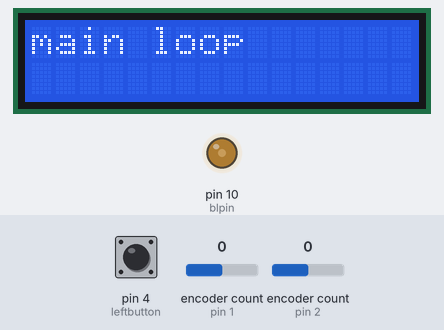
Simulated run of this sketch. Board: Arduino Uno, built with avr-gcc and run on an emulated ATmega328P. On the bench: 16×2 character LCD, output pins drawn as LEDs (lit = HIGH). The test bench sets the inputs (shaded band); at power-on: pin 4 (leftbutton) HIGH, encoder count (sensors on pin 1, pin 2) 0.

Above: at 1.2 s.
1.3 s: pin 4 (leftbutton) pulled LOW for 1 s
At 3.3 s:
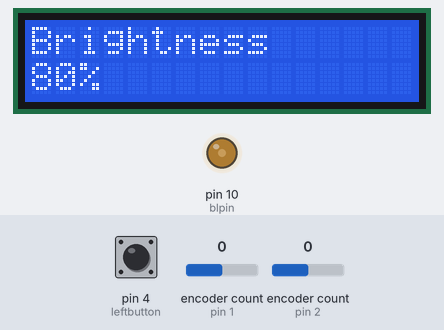
3.8 s: pin 4 (leftbutton) pulled LOW for 0.15 s
At 5.2 s:
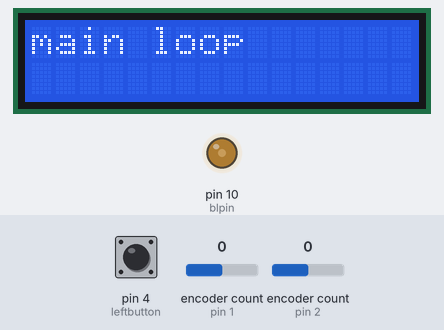
5.5 s: pin 4 (leftbutton) pulled LOW for 3.2 s
At 5.8 s:
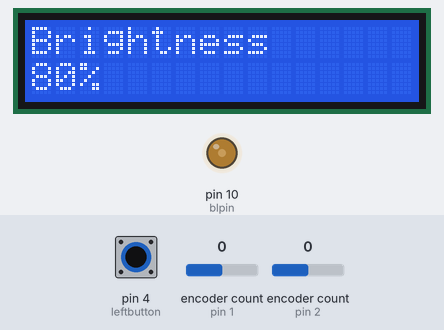
Timing chart, 0 to 8.5 s (numbered marks = the images above; inputs shaded):
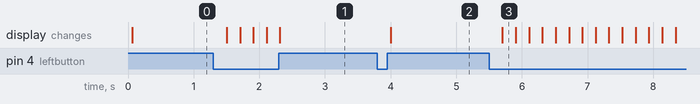

The sketch:

backlight.ino
```cpp
// (licence header left out)
//include libraries
#include <Encoder.h>// include the PRJC encoder library http://www.pjrc.com/teensy/td_libs_Encoder.html
#include <LiquidCrystal.h>

//setup encoders
Encoder myEncLeft(1,0);
Encoder myEncRight(2,3);

//setup lcd
LiquidCrystal lcd(16,14,5,6,7,8);

int blpin = 10; //backlight pwm pin
int leftbutton = 4; //pushbutton on left encoder

int backlight = 80; //backlight level, percentage multiplied by 255 later

bool bltoggle = 0; //whether we're in the backlight setup or not

void setup() {
  Serial.begin(9600); //for debugging
  lcd.begin(16, 2); //more lcd setup

  pinMode(10, OUTPUT); //pwm backlight pin
  analogWrite(blpin, backlight); //crank it up for starters

  pinMode(leftbutton, INPUT_PULLUP); //set up the left button

}

void loop() {

  lcd.setCursor(0,0);
  lcd.print("main loop");
  flipleft();
  while (bltoggle == 1)
  {
  backlightcontrol();
  }
}

void backlightcontrol() //software backlight dimming control
{
  lcd.setCursor(0,0);
  lcd.print("Brightness");
  lcd.setCursor(0,1);
  lcd.print(backlight); //print the variable...
  lcd.setCursor(2,1); //move to the 3rd position
  lcd.print("%"); //print a percent symbol
  int newbacklight = backlight + encoderchange();
  if (newbacklight != backlight && newbacklight >=1 && newbacklight <= 99) //if the encoder moves and the new value is within limits
  {

  backlight = newbacklight; //set the backlight variable
  analogWrite(blpin, backlight*2.5); //change the voltage on blpin
 }

  flipleft(); //check if the button has been pushed
  if(bltoggle == 0) //if we're going back to the main loop, clear the lcd
  {lcd.clear();}
 return;
}

void flipleft() //flip the backlight boolean
{
  if(digitalRead(leftbutton) == LOW)
  {

    bltoggle = !bltoggle;

    delay(200);
  }
}

int encoderchange () //should return -1 or 1 as integer
{
  int change = myEncLeft.read();
  if (change != 0 && (change % 2 == 0))
  {
    myEncLeft.write(0);
  }
  int output = change/2;
  return output;
}
```

Measured:
- after the input at 1.3 s, the display: changes after 0.20 s (image 1)
- after the input at 3.8 s, the display: first changes after 0.20 s (image 2 shows a later state)
- after the input at 5.5 s, the display: changes after 0.20 s (image 3)
